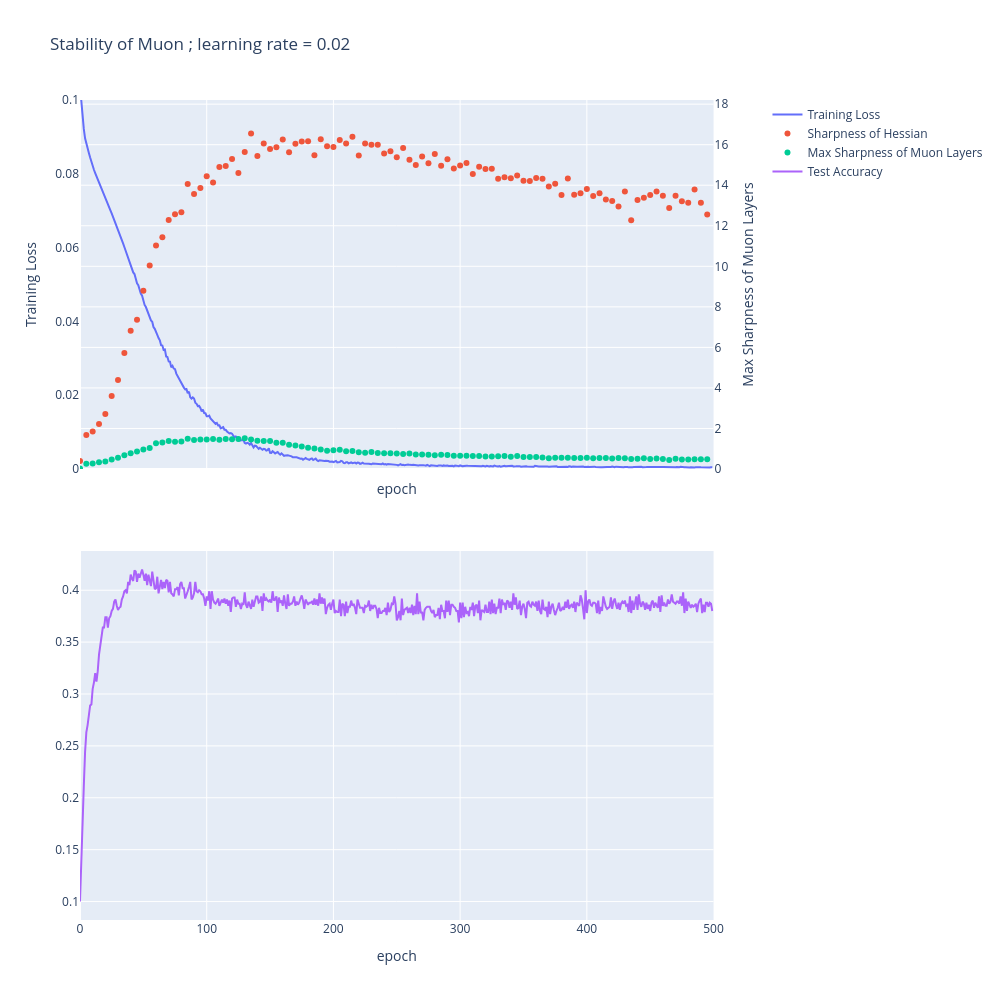

The code cell stored with this chart in its notebook:
### Code cell
plot_output_data(md, out, model_id=1200)

### Figure 1 — Plotly figure (JSON) as saved in the notebook; plotly's stock layout.template omitted (floating-point values rounded to 4 significant figures; data arrays with more than 128 entries replaced by an {"elided": "..."} marker saying what was removed)
{"data": [{"line": {"width": 2}, "name": "Training Loss", "type": "scatter", "x": {"elided": "500 int values"}, "xaxis": "x", "y": {"elided": "500 float values"}, "yaxis": "y"}, {"line": {"width": 2}, "mode": "markers", "name": "Sharpness of Hessian", "type": "scatter", "x": {"elided": "500 int values"}, "xaxis": "x", "y": {"elided": "500 float values"}, "yaxis": "y2"}, {"line": {"width": 2}, "mode": "markers", "name": "Max Sharpness of Muon Layers", "type": "scatter", "x": {"elided": "500 int values"}, "xaxis": "x", "y": {"elided": "500 float values"}, "yaxis": "y2"}, {"line": {"width": 2}, "name": "Test Accuracy", "type": "scatter", "x": {"elided": "500 int values"}, "xaxis": "x2", "y": {"elided": "500 float values"}, "yaxis": "y3"}], "layout": {"height": 1000, "shapes": [{"line": {"color": "black", "dash": "dash"}, "type": "line", "x0": 0, "x1": 1, "xref": "x domain", "y0": 1900.0, "y1": 1900.0, "yref": "y2"}], "title": {"text": "Stability of Muon ; learning rate = 0.02"}, "width": 1000, "xaxis": {"anchor": "y", "domain": [0, 0.94], "matches": "x2", "range": [0, 500], "showticklabels": false, "title": {"text": "epoch"}}, "xaxis2": {"anchor": "y3", "domain": [0, 0.94], "range": [0, 500], "title": {"text": "epoch"}}, "yaxis": {"anchor": "x", "domain": [0.55, 1], "range": [0, 0.1], "showgrid": false, "title": {"text": "Training Loss"}}, "yaxis2": {"anchor": "x", "overlaying": "y", "range": [0, 18.21], "side": "right", "title": {"text": "Max Sharpness of Muon Layers"}}, "yaxis3": {"anchor": "x2", "domain": [0, 0.45]}, "yaxis4": {"anchor": "x2", "overlaying": "y3", "side": "right"}}}
